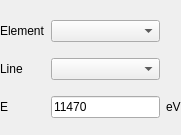
<?xml version="1.0" encoding="UTF-8"?>
<ui version="4.0">
 <class>Form</class>
 <widget class="QWidget" name="Form">
  <property name="geometry">
   <rect>
    <x>0</x>
    <y>0</y>
    <width>181</width>
    <height>135</height>
   </rect>
  </property>
  <property name="windowTitle">
   <string>Form</string>
  </property>
  <widget class="QWidget" name="gridLayoutWidget_17">
   <property name="geometry">
    <rect>
     <x>0</x>
     <y>10</y>
     <width>181</width>
     <height>121</height>
    </rect>
   </property>
   <layout class="QGridLayout" name="gridLayout_20">
    <item row="1" column="0">
     <widget class="QLabel" name="label_129">
      <property name="text">
       <string>Line</string>
      </property>
     </widget>
    </item>
    <item row="2" column="2">
     <widget class="QLabel" name="label_13">
      <property name="text">
       <string>eV</string>
      </property>
     </widget>
    </item>
    <item row="0" column="1">
     <widget class="QComboBox" name="comboBox_element"/>
    </item>
    <item row="2" column="1">
     <widget class="QLineEdit" name="edit_E">
      <property name="text">
       <string>11470</string>
      </property>
     </widget>
    </item>
    <item row="0" column="0">
     <widget class="QLabel" name="label_105">
      <property name="sizePolicy">
       <sizepolicy hsizetype="Fixed" vsizetype="Preferred">
        <horstretch>0</horstretch>
        <verstretch>0</verstretch>
       </sizepolicy>
      </property>
      <property name="text">
       <string>Element</string>
      </property>
     </widget>
    </item>
    <item row="1" column="1">
     <widget class="QComboBox" name="comboBox_line"/>
    </item>
    <item row="2" column="0">
     <widget class="QLabel" name="label_12">
      <property name="text">
       <string>E</string>
      </property>
     </widget>
    </item>
   </layout>
  </widget>
 </widget>
 <resources/>
 <connections/>
</ui>
